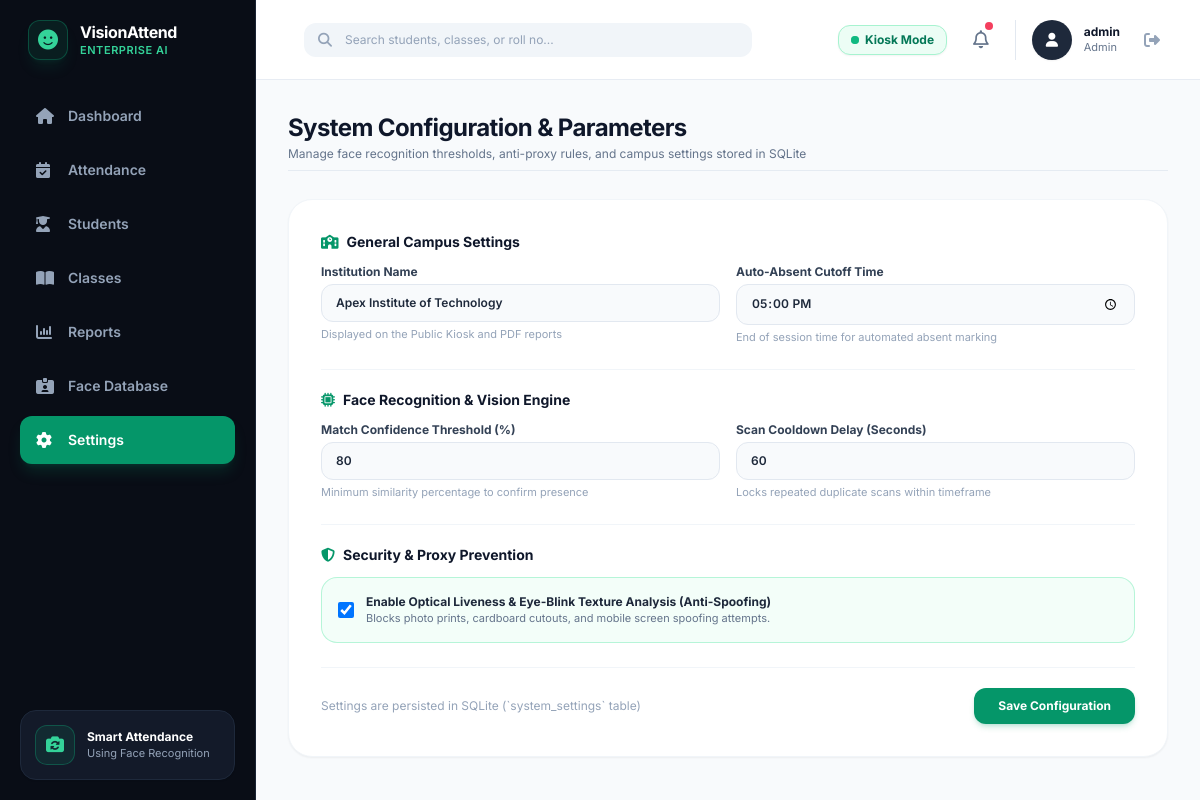
The app's page /settings (signed in) with its own data.
### src/database.py (models this page shows, shortened)
class Setting(db.Model):
    __tablename__ = 'system_settings'
    id = db.Column(db.Integer, primary_key=True)
    key = db.Column(db.String(50), unique=True, nullable=False, index=True)
    value = db.Column(db.String(255), nullable=False)
    description = db.Column(db.String(255), nullable=True)

### app.py (the view)
@app.route('/settings')
@admin_required
def settings():
    settings_records = Setting.query.all()
    settings_dict = {s.key: s.value for s in settings_records}
    return render_template('settings.html', active_page='settings', settings=settings_dict)

### app.py (called while the page is built)
def admin_required(f):
    @wraps(f)
    def decorated_function(*args, **kwargs):
        if 'user_id' not in session:
            return redirect(url_for('login'))
        if session.get('role') != 'admin':
            flash("Unauthorized: Administrator permissions required.", "error")
            return redirect(url_for('student_dashboard'))
        return f(*args, **kwargs)
    return decorated_function

### templates/settings.html (shortened to what this page needs)
{% extends "base.html" %}
{% block content %}
<div class="space-y-7 max-w-4xl">
    <div class="pb-2 border-b border-slate-200/80">
        <h1 class="text-xl sm:text-2xl font-bold text-slate-900 tracking-tight">System Configuration & Parameters</h1>
        <p class="text-xs text-slate-500 mt-0.5">Manage face recognition thresholds, anti-proxy rules, and campus settings stored in SQLite</p>
    </div>
    <form method="POST" action="{{ url_for('update_settings') }}" class="bg-white rounded-3xl p-6 sm:p-8 border border-slate-100 shadow-sm space-y-6">
        <div>
            <h3 class="text-sm font-bold text-slate-900 mb-3 flex items-center gap-2">
                <i class="fa-solid fa-school text-emerald-600"></i> General Campus Settings
            </h3>
            <div class="grid grid-cols-1 sm:grid-cols-2 gap-4 text-xs">
                <div>
                    <label class="block font-bold text-slate-700 mb-1">Institution Name</label>
                    <input type="text" name="institute_name" value="{{ settings.get('institute_name', 'Apex Institute of Technology') }}" required
                           class="w-full bg-[#F8FAFC] border border-slate-200 rounded-xl px-3.5 py-2.5 text-slate-800 font-semibold focus:outline-none focus:ring-2 focus:ring-emerald-500/20">
                    <p class="text-[11px] text-slate-400 mt-1">Displayed on the Public Kiosk and PDF reports</p>
                </div>
                <div>
                    <label class="block font-bold text-slate-700 mb-1">Auto-Absent Cutoff Time</label>
                    <input type="time" name="auto_absent_time" value="{{ settings.get('auto_absent_time', '17:00') }}"
                           class="w-full bg-[#F8FAFC] border border-slate-200 rounded-xl px-3.5 py-2.5 text-slate-800 font-semibold focus:outline-none focus:ring-2 focus:ring-emerald-500/20">
                    <p class="text-[11px] text-slate-400 mt-1">End of session time for automated absent marking</p>
                </div>
            </div>
        </div>
        <div class="border-t border-slate-100 pt-5">
            <h3 class="text-sm font-bold text-slate-900 mb-3 flex items-center gap-2">
                <i class="fa-solid fa-microchip text-emerald-600"></i> Face Recognition & Vision Engine
            </h3>
            <div class="grid grid-cols-1 sm:grid-cols-2 gap-4 text-xs">
                <div>
                    <label class="block font-bold text-slate-700 mb-1">Match Confidence Threshold (%)</label>
                    <input type="number" min="50" max="99" name="recognition_threshold" value="{{ settings.get('recognition_threshold', '80') }}" required
                           class="w-full bg-[#F8FAFC] border border-slate-200 rounded-xl px-3.5 py-2.5 text-slate-800 font-semibold focus:outline-none focus:ring-2 focus:ring-emerald-500/20">
                    <p class="text-[11px] text-slate-400 mt-1">Minimum similarity percentage to confirm presence</p>
                </div>
                <div>
                    <label class="block font-bold text-slate-700 mb-1">Scan Cooldown Delay (Seconds)</label>
                    <input type="number" min="10" max="300" name="cooldown_seconds" value="{{ settings.get('cooldown_seconds', '60') }}" required
                           class="w-full bg-[#F8FAFC] border border-slate-200 rounded-xl px-3.5 py-2.5 text-slate-800 font-semibold focus:outline-none focus:ring-2 focus:ring-emerald-500/20">
                    <p class="text-[11px] text-slate-400 mt-1">Locks repeated duplicate scans within timeframe</p>
                </div>
            </div>
        </div>
        <div class="border-t border-slate-100 pt-5">
            <h3 class="text-sm font-bold text-slate-900 mb-3 flex items-center gap-2">
                <i class="fa-solid fa-shield-halved text-emerald-600"></i> Security & Proxy Prevention
            </h3>
            <div class="flex items-center space-x-3 text-xs bg-emerald-50/60 border border-emerald-200/80 rounded-2xl p-4">
                <input type="checkbox" name="liveness_check_enabled" id="livenessCheck" value="true" {% if settings.get('liveness_check_enabled', 'true') == 'true' %}checked{% endif %}
                       class="h-4 w-4 rounded text-emerald-600 focus:ring-emerald-500 border-slate-300">
                <label for="livenessCheck" class="font-bold text-slate-800 cursor-pointer">
                    Enable Optical Liveness & Eye-Blink Texture Analysis (Anti-Spoofing)
                    <span class="block text-[11px] text-slate-500 font-normal">Blocks photo prints, cardboard cutouts, and mobile screen spoofing attempts.</span>
                </label>
            </div>
        </div>
        <div class="border-t border-slate-100 pt-5 flex items-center justify-between">
            <span class="text-xs text-slate-400">Settings are persisted in SQLite (`system_settings` table)</span>
            <button type="submit" class="px-6 py-2.5 bg-emerald-600 hover:bg-emerald-700 text-white text-xs font-bold rounded-xl shadow-md shadow-emerald-600/20 transition-all">
                Save Configuration
            </button>
        </div>
    </form>
</div>
{% endblock %}

### static/css/styles.css (style rules this page uses)
body { background-color: #0b1120; font-family: -apple-system, BlinkMacSystemFont, "Segoe UI", Roboto, Helvetica, Arial, sans-serif; }

### records on screen
Setting: institute_name "Apex Institute of Technology"
Setting: auto_absent_time "17:00"
Setting: recognition_threshold "80"
Setting: cooldown_seconds "60"
Setting: value "☑"

### other values on screen
{{ session.get('username', 'Admin') }} "admin"
{{ session.get('role', 'Administrator') }} "Admin"
